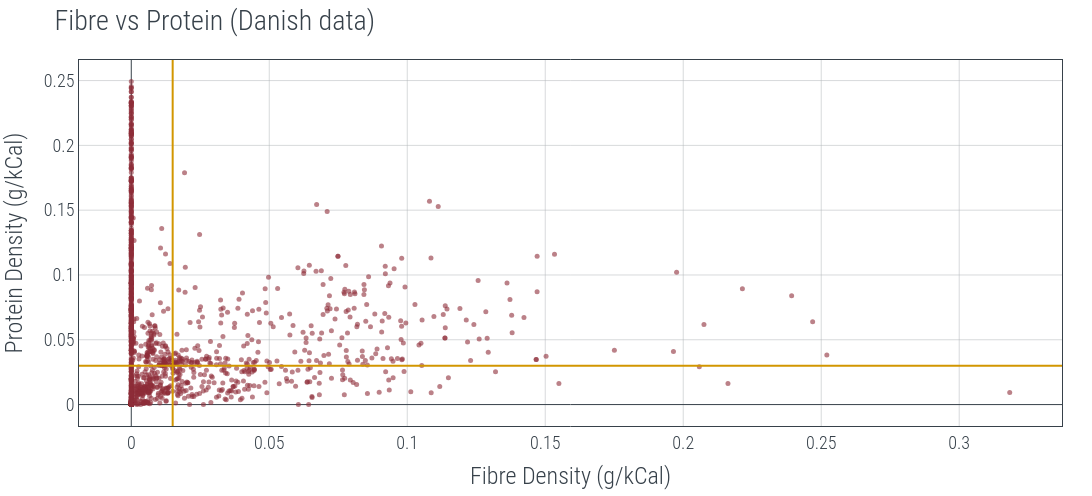

The code cell stored with this chart in its notebook:
### Code cell
Protein_Density_DK = Danish["Protein"] / Danish["Energy (kcal)"]
Fibre_Density_DK = Danish["Dietary fibre"] / Danish["Energy (kcal)"]

# Find the correct column paths first
fig = go.Figure(
    data=go.Scatter(
        x=Fibre_Density_DK,
        y=Protein_Density_DK,
        mode="markers",
        marker=dict(
            size=5, opacity=0.6, color=color_from_rgb(rgb.tue_red), line=dict(width=0)
        ),
        text=Danish["FoodName"],
        hovertemplate="<b>%{text}</b><br>"
        + "Fibre: %{x:.3f} g/kCal<br>"
        + "Protein: %{y:.3f} g/kCal<br>"
        + "<extra></extra>",
    ),
)

# add vertical and horizontal lines for the recommended protein and fibre densities:
fig.add_vline(
    x=Fibre_Requirement / Energy_Requirement,
    line=dict(color=color_from_rgb(rgb.tue_orange), width=2, dash="solid"),
    name="Fibre Requirement",
)
fig.add_hline(
    y=Protein_Requirement / Energy_Requirement,
    line=dict(color=color_from_rgb(rgb.tue_orange), width=2, dash="solid"),
    name="Protein Requirement",
)

fig.update_layout(
    title="Fibre vs Protein (Danish data)",
    xaxis_title="Fibre Density (g/kCal)",
    yaxis_title="Protein Density (g/kCal)",
    template=custom_template,
    # xaxis=dict(dtick=100, range=[0, 1000]),
    # yaxis=dict(dtick=10, range=[-2, 100]),
    showlegend=False,
    width=plotly_width,
    height=plotly_height,
)

fig.show()

### Figure 1 — Plotly figure (JSON) as saved in the notebook; plotly's stock layout.template omitted (floating-point values rounded to 4 significant figures; data arrays with more than 128 entries replaced by an {"elided": "..."} marker saying what was removed)
{"data": [{"hovertemplate": "<b>%{text}</b><br>Fibre: %{x:.3f} g/kCal<br>Protein: %{y:.3f} g/kCal<br><extra></extra>", "marker": {"color": "rgb(141, 45, 57)", "line": {"width": 0}, "opacity": 0.6, "size": 5}, "mode": "markers", "text": {"elided": "1370 str values"}, "type": "scatter", "x": {"elided": "1370 float values"}, "y": {"elided": "1370 float values"}}], "layout": {"height": 496, "shapes": [{"line": {"color": "rgb(210, 150, 0)", "dash": "solid", "width": 2}, "name": "Fibre Requirement", "type": "line", "x0": 0.015, "x1": 0.015, "xref": "x", "y0": 0, "y1": 1, "yref": "y domain"}, {"line": {"color": "rgb(210, 150, 0)", "dash": "solid", "width": 2}, "name": "Protein Requirement", "type": "line", "x0": 0, "x1": 1, "xref": "x domain", "y0": 0.03, "y1": 0.03, "yref": "y"}], "showlegend": false, "title": {"text": "Fibre vs Protein (Danish data)"}, "width": 1102, "xaxis": {"title": {"text": "Fibre Density (g/kCal)"}}, "yaxis": {"title": {"text": "Protein Density (g/kCal)"}}}}
